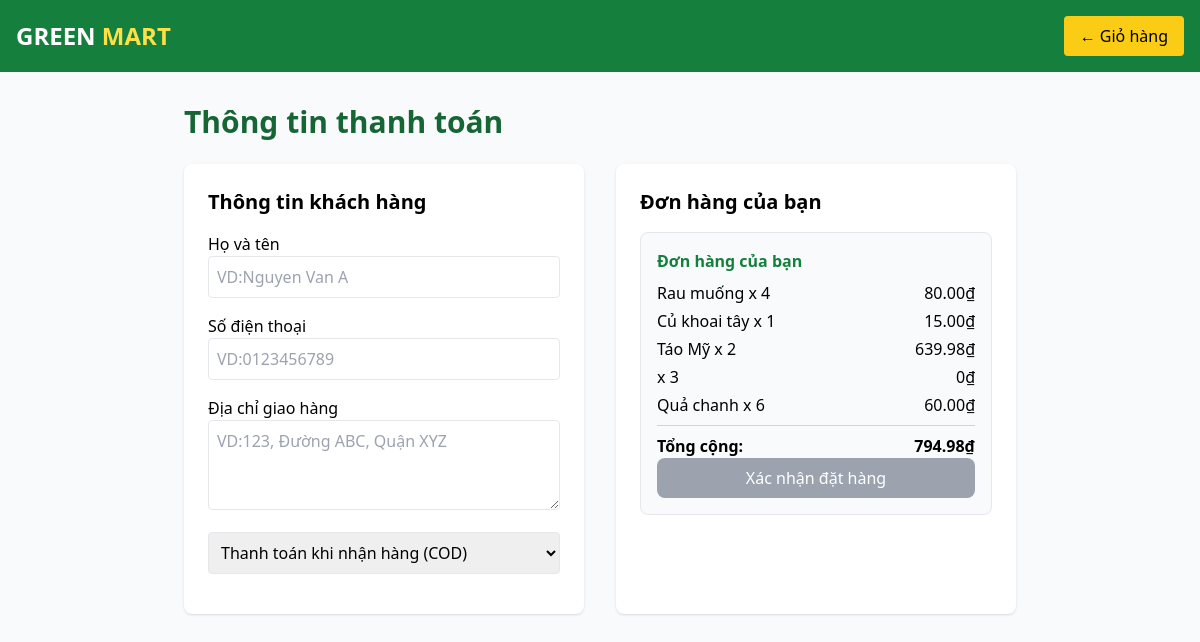
Screenshot of /checkout/ (signed in) with the database file from the repository.
### app/models.py (models this page shows, shortened)
class OrderItem(models.Model):
    product = models.ForeignKey(Product, on_delete=models.SET_NULL, null=True, blank=True)
    order = models.ForeignKey(Order, on_delete=models.SET_NULL, null=True, blank=True)
    quantity = models.IntegerField(default=0, null=True, blank=True)
    date_added = models.DateTimeField(max_length=100,auto_now_add=True)
    @property
    def get_total(self):
        if not self.product:
            return Decimal('0')
        return self.product.price * self.quantity

class Product(models.Model):
    UNIT_CHOICES = [
        ("kg", "Kilogram"),
        ("gr", "Gram"),
        ("bó", "Bó"),
        ("túi", "Túi"),
        ("quả", "Quả"),
    ]
    STATUS_CHOICES = [
        ("available", "Còn hàng"),
        ("out_of_stock", "Hết hàng"),
        ("hidden", "Ẩn"),
    ]
    name = models.CharField(max_length=200)
    slug = models.SlugField(max_length=200, unique=True, blank = True)
    category = models.ForeignKey(Category, on_delete=models.CASCADE, related_name="products")
    description = models.TextField(blank=True, null=True)
    price = models.DecimalField(max_digits=10, decimal_places=2)
    unit = models.CharField(max_length=20, choices=UNIT_CHOICES, default="kg")
    stock = models.PositiveIntegerField(default=0)  # số lượng tồn kho
    status = models.CharField(max_length=20, choices=STATUS_CHOICES, default="available")
    origin = models.CharField(max_length=100, choices=Origin.choices, default=Origin.VIETNAM, blank=True, null=True)   # Việt Nam, Úc, Mỹ...
    image = models.ImageField(upload_to="products/", blank=True, null=True)
    is_featured = models.BooleanField(default=False)   # Sản phẩm nổi bật
    created_at = models.DateTimeField(auto_now_add=True)
    updated_at = models.DateTimeField(auto_now=True)
    user = models.ForeignKey(User, on_delete=models.CASCADE, blank= True, null=True)

### app/views.py (the view)
# urls.py: path('checkout/', views.checkout, name='checkout'),
@login_required
def checkout(request):
    order = get_cart(request)
    if not order.orderitem_set.exists():
        messages.warning(request, "Giỏ hàng đang trống.")
        return redirect('cart')  # đổi thành tên url của trang giỏ hàng
    profile, _ = UserProfile.objects.get_or_create(user=request.user)
    products = order.orderitem_set.all()
    if order.promotion:
        total_money = order.get_total_after_discount
    else:
        total_money = order.get_cart_total
    discount_amount = order.get_cart_total - total_money
    return render(request, "checkout.html", {
        "order": order,
        "discount_amount": discount_amount,
        "products": products,
        "profile": profile,
        "total_money": total_money,
    })

### app/models.py (called while the page is built)
    @property
    def get_cart_total(self):
        orderitems = self.orderitem_set.all()
        total = sum(item.get_total for item in orderitems)
        return total

### app/views.py (called while the page is built, shortened)
def get_cart(request):
    if request.user.is_authenticated:
        order, _ = Order.objects.get_or_create(
            customer=request.user,
            complete=False,
        )
    return order

### app/templates/checkout.html (shortened to what this page needs)
<!DOCTYPE html>
<html lang="vi">
<head>
  <script src="https://cdn.tailwindcss.com"></script>
</head>
<body class="bg-gray-50">
  <header class="bg-green-700 text-white p-4 flex justify-between items-center">
    <a href="{% url 'home' %}" class="text-2xl font-bold">GREEN <span class="text-yellow-300">MART</span></a>
    <a href="{% url 'cart' %}" class="bg-yellow-400 text-black px-4 py-2 rounded hover:bg-yellow-300">
      ← Giỏ hàng
    </a>
  </header>
  <main class="p-8 max-w-4xl mx-auto">
    <h1 class="text-3xl font-bold text-green-800 mb-6">Thông tin thanh toán</h1>
    <div class="grid grid-cols-1 md:grid-cols-2 gap-8">
      <div class="bg-white p-6 shadow rounded-lg">
        <h2 class="text-xl font-semibold mb-4">Thông tin khách hàng</h2>
        {% if profile.full_name %}
        <form method="POST">
        {% csrf_token %}
    <div class="mb-4">
  <label class="block font-medium">
    Họ và tên <span class="text-red-500">*</span>
  </label>
  <input
    type="text"
    name="full_name"
    value="{{ profile.full_name }}"
    required
    class="w-full border p-2 rounded focus:ring-2 focus:ring-green-400"
  >
</div>
<div class="mb-4">
  <label class="block font-medium">
    Số điện thoại <span class="text-red-500">*</span>
  </label>
  <input
    type="text"
    name="phone"
    value="{{ profile.phone }}"
    required
    class="w-full border p-2 rounded focus:ring-2 focus:ring-green-400"
  >
</div>
<div class="mb-4">
  <label class="block font-medium">
    Địa chỉ giao hàng <span class="text-red-500">*</span>
  </label>
  <textarea
    name="address"
    rows="3"
    required
    class="w-full border p-2 rounded focus:ring-2 focus:ring-green-400"
  >{{ profile.address }}</textarea>
</div>
          <select class="w-full border p-2 rounded mb-4">
            <option>Thanh toán khi nhận hàng (COD)</option>
            <option>Chuyển khoản ngân hàng</option>
            <option>Ví điện tử (Momo, ZaloPay...)</option>
          </select>
        </form>
        {% else %}
        <form method="POST">
    <div class="mb-4">
      <label class="block font-medium">Họ và tên</label>
      <input placeholder="VD:Nguyen Van A" type="text" name="full_name" value=""
             class="w-full border p-2 rounded focus:ring-2 focus:ring-green-400">
    </div>
    <div class="mb-4">
      <label class="block font-medium">Số điện thoại</label>
      <input placeholder="VD:0123456789" type="text" name="phone" value=""
             class="w-full border p-2 rounded focus:ring-2 focus:ring-green-400">
    </div>
    <div class="mb-4">
      <label class="block font-medium">Địa chỉ giao hàng</label>
      <textarea placeholder="VD:123, Đường ABC, Quận XYZ" name="address" rows="3"
                class="w-full border p-2 rounded focus:ring-2 focus:ring-green-400"></textarea>
    </div>
          <select class="w-full border p-2 rounded mb-4">
            <option>Thanh toán khi nhận hàng (COD)</option>
          </select>
        </form>
        {% endif %}
      </div>
      <div class="bg-white p-6 shadow rounded-lg">
  <h2 class="text-xl font-semibold mb-4">Đơn hàng của bạn</h2>
  <div class="order-summary p-4 border rounded-lg bg-gray-50">
  <h3 class="font-semibold text-green-700 mb-2">Đơn hàng của bạn</h3>
  {% for item in products %}
    <div class="flex justify-between mb-1">
      <span>{{ item.product.name }} x {{ item.quantity }}</span>
      <span>{{ item.get_total }}₫</span>
    </div>
  {% endfor %}
  {% if order.promotion %}
    <hr class="my-2 border-gray-300">
    <div class="flex justify-between text-green-700 font-semibold">
      <span>Mã khuyến mãi ({{ order.promotion.code }}):</span>
      <span>-{{ discount_amount }}₫</span>
    </div>
    <div class="flex justify-between text-black font-bold mt-2">
      <span>Thành tiền cần thanh toán:</span>
      <span>{{ total_money }}₫</span>
    </div>
  {% else %}
    <hr class="my-2 border-gray-300">
    <div class="flex justify-between text-black font-bold mt-2">
      <span>Tổng cộng:</span>
      <span>{{ total_money }}₫</span>
    </div>
  {% endif %}
{% if products %}
    <a href="{% url 'complete' %}">
    <button
  id="orderBtn"
  disabled
  class="w-full bg-gray-400 text-white py-2 rounded-lg cursor-not-allowed"
>
  Xác nhận đặt hàng
</button>
    </a>
{% endif %}
</div>

### rows the page displays
OrderItem: product.name "Rau muống", quantity "4", get_total "80.00"
OrderItem: product.name "Củ khoai tây", quantity "1", get_total "15.00"
OrderItem: product.name "Táo Mỹ", quantity "2", get_total "639.98"
OrderItem: quantity "3", get_total "0"
OrderItem: product.name "Quả chanh", quantity "6", get_total "60.00"

### other values shown
{{ total_money }} "794.98"
